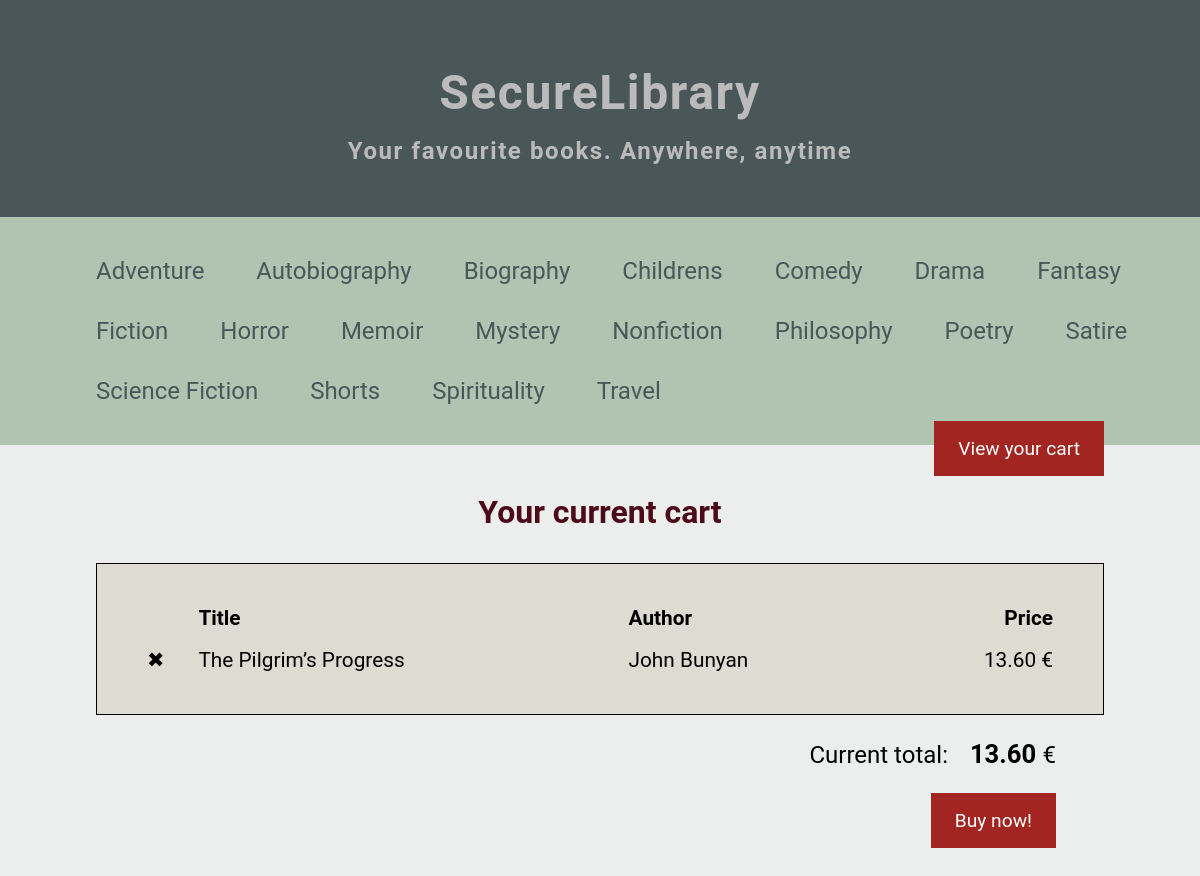
The app's page /cart.php?add=79 with its own data.
### tables this page shows
CREATE TABLE `genres` (
  `id` int PRIMARY KEY AUTO_INCREMENT,
  `name` varchar(255)
);

CREATE TABLE `ebooks` (
  `id` int PRIMARY KEY AUTO_INCREMENT,
  `title` varchar(255),
  `author` varchar(255),
  `description` text,
  `price` float,
  `path` varchar(255)
);

### public_html/includes/functions.php (called while the page is built, shortened)
<?php
require_once "db_connect.php";
function get_all_genres(){
    global $mysqli;
    return $mysqli->query("SELECT * FROM genres ORDER BY name ASC");
}
function get_books($book_ids)
{
    global $mysqli;
    $nbooks =  count($book_ids);
    $book_ids_query = implode(',', array_fill(0, $nbooks, '?'));
    if ($nbooks > 0) {
        $stmt = $mysqli->prepare("
            SELECT *
            FROM ebooks
            WHERE id IN (" . $book_ids_query . ")
        ");
        $stmt->bind_param(str_repeat('i', $nbooks), ...$book_ids);
        $stmt->execute();
        $cart = $stmt->get_result();
    } else {
        return false;
    }
    return $cart;
}

### public_html/cart.php (the view, shortened to what this page needs)
<?php
require_once "includes/functions.php";
$book_ids = $_SESSION['items'];
$cart = get_books($book_ids);
$cart_total = 0;
?>
<!DOCTYPE html>
<html>
<head>
    <?php include "includes/include.php" ?>
</head>
<body>
    <?php include "includes/header.php" ?>
    <main class="cart-page">
        <h1>Your current cart</h1>
        <table class="cart-table">
            <tr>
                <th class="cart-remove"></th>
                <th>
                    Title
                </th>
                <th>
                    Author
                </th>
                <th class="cart-price">
                    Price
                </th>
            </tr>
            <?php
            if ($cart) {
                while ($row = $cart->fetch_array()) { ?>
                    <tr>
                        <td class="cart-remove"><a href="cart.php?remove=<?php echo $row['id']; ?>">&#10006;</a></td>
                        <td class="cart-title"><?php echo $row['title']; ?></td>
                        <td class="cart-author"><?php echo $row['author']; ?></td>
                        <td class="cart-price">
                            <?php
                            $cart_total += $row['price'];
                            echo number_format($row['price'], 2);
                            ?>
                            &#8364;
                        </td>
                    </tr>
            <?php }
            } ?>
        </table>
        <div class="cart-total">
            <p class="cart-total-message">
                Current total:
                <span class="cart-total-number">
                    <?php echo number_format($cart_total, 2); ?>
                </span>
                &#8364;
            </p>
            <?php if (!empty($book_ids)){ ?>
                <div class="cart-buy-button">
                    <a href="checkout.php">
                        Buy now!
                    </a>
                </div>
            <?php } ?>
        </div>
    </main>
</body>
</html>

### public_html/includes/navbar.php
<nav>
    <ul>
        <?php
        $genres = get_all_genres();
        if ($genres) {
            while ($row = $genres->fetch_array()) {
        ?>
                <li class='menu-entry'>
                    <a href="<?php echo "search.php?genre=" . $row['id'] ?>">
                        <?php echo $row['name'] ?>
                    </a>
                </li>
        <?php
            }
        }
        ?>
    </ul>
    <div class="menu-cart">
        <a href="cart.php">
            View your cart
        </a>
    </div>
</nav>

### public_html/css/custom.css (style rules this page uses)
html { font-family: 'Roboto', sans-serif; }
html, body { margin: 0; padding: 0; border: 0; outline: 0; font-size: 100%; vertical-align: baseline; background: transparent; }
body { background-color: #eceeee; }
a { text-decoration: none; color: initial; }
nav { background-color: #B0C4B1; padding: 1.5rem 2rem; }
nav ul { margin: 0; }
nav li { display: inline-block; margin-top: 1rem; margin-bottom: 1rem; font-size: 1.5rem; }
nav a { padding: 1rem 1.5rem; color: #4A5759; }
main { padding: 0 6rem; padding-bottom: 8rem; }
.search-page h1, .cart-page h1 { text-align: center; color: #4d0a1a; margin-top: 3rem; margin-bottom: 0rem; }
.menu-cart a, .cart-buy-button a { background-color: #A22522; float: right; padding: 1rem 1.5rem; margin-right: 4rem; color: white; font-size: 1.2rem; }
main { clear: both; }
.cart-table { margin-top: 2rem; padding: 2rem; width: 100%; font-size: 1.3rem; border: 1px solid black; background-color: #DEDBD2; }
.cart-price, .cart-table th.cart-price { text-align: right; }
.cart-table th { text-align: left; }
.cart-table th, td { padding: 0.5rem 1rem; }
.cart-remove { width: 1rem; }
.cart-total { text-align: right; margin-right: 3rem; font-size: 1.5rem; }
.cart-total-number { font-size: 1.6rem; font-weight: bold; margin-left: 1rem; }
.cart-buy-button a { margin-right: 0rem; }

### records on screen
genres: name "Adventure"
genres: name "Autobiography"
genres: name "Biography"
genres: name "Childrens"
genres: name "Comedy"
genres: name "Drama"
genres: name "Fantasy"
genres: name "Fiction"
genres: name "Horror"
genres: name "Memoir"
genres: name "Mystery"
genres: name "Nonfiction"
genres: name "Philosophy"
genres: name "Poetry"
genres: name "Satire"
genres: name "Science Fiction"
genres: name "Shorts"
genres: name "Spirituality"
genres: name "Travel"
ebooks: title "The Pilgrim’s Progress", author "John Bunyan", price "13.60"

### other values on screen
$cart_total "13.60"
